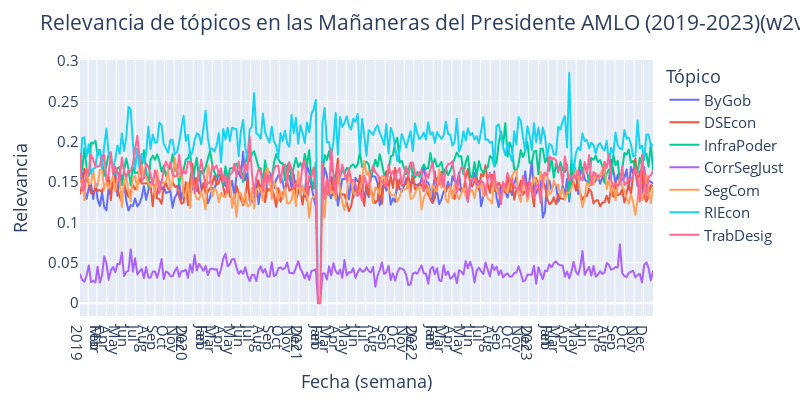

The notebook cell saved with this chart:
### Code cell
# Por ultimo la serie completa
plot_series(w2v_week_indicator,'(2019-2023)',PATH,'w2v')

### Figure 1 — Plotly figure (JSON) as saved in the notebook; plotly's stock layout.template omitted (floating-point values rounded to 4 significant figures; data arrays with more than 128 entries replaced by an {"elided": "..."} marker saying what was removed)
{"data": [{"hovertemplate": "variable=ByGob<br>Fecha=%{x|%B %d, %Y}<br>value=%{y}<extra></extra>", "legendgroup": "ByGob", "line": {"color": "#636efa", "dash": "solid"}, "marker": {"symbol": "circle"}, "mode": "lines", "name": "ByGob", "showlegend": true, "type": "scattergl", "x": {"elided": "261 str values"}, "xaxis": "x", "y": {"elided": "261 float values"}, "yaxis": "y"}, {"hovertemplate": "variable=DSEcon<br>Fecha=%{x|%B %d, %Y}<br>value=%{y}<extra></extra>", "legendgroup": "DSEcon", "line": {"color": "#EF553B", "dash": "solid"}, "marker": {"symbol": "circle"}, "mode": "lines", "name": "DSEcon", "showlegend": true, "type": "scattergl", "x": {"elided": "261 str values"}, "xaxis": "x", "y": {"elided": "261 float values"}, "yaxis": "y"}, {"hovertemplate": "variable=InfraPoder<br>Fecha=%{x|%B %d, %Y}<br>value=%{y}<extra></extra>", "legendgroup": "InfraPoder", "line": {"color": "#00cc96", "dash": "solid"}, "marker": {"symbol": "circle"}, "mode": "lines", "name": "InfraPoder", "showlegend": true, "type": "scattergl", "x": {"elided": "261 str values"}, "xaxis": "x", "y": {"elided": "261 float values"}, "yaxis": "y"}, {"hovertemplate": "variable=CorrSegJust<br>Fecha=%{x|%B %d, %Y}<br>value=%{y}<extra></extra>", "legendgroup": "CorrSegJust", "line": {"color": "#ab63fa", "dash": "solid"}, "marker": {"symbol": "circle"}, "mode": "lines", "name": "CorrSegJust", "showlegend": true, "type": "scattergl", "x": {"elided": "261 str values"}, "xaxis": "x", "y": {"elided": "261 float values"}, "yaxis": "y"}, {"hovertemplate": "variable=SegCom<br>Fecha=%{x|%B %d, %Y}<br>value=%{y}<extra></extra>", "legendgroup": "SegCom", "line": {"color": "#FFA15A", "dash": "solid"}, "marker": {"symbol": "circle"}, "mode": "lines", "name": "SegCom", "showlegend": true, "type": "scattergl", "x": {"elided": "261 str values"}, "xaxis": "x", "y": {"elided": "261 float values"}, "yaxis": "y"}, {"hovertemplate": "variable=RIEcon<br>Fecha=%{x|%B %d, %Y}<br>value=%{y}<extra></extra>", "legendgroup": "RIEcon", "line": {"color": "#19d3f3", "dash": "solid"}, "marker": {"symbol": "circle"}, "mode": "lines", "name": "RIEcon", "showlegend": true, "type": "scattergl", "x": {"elided": "261 str values"}, "xaxis": "x", "y": {"elided": "261 float values"}, "yaxis": "y"}, {"hovertemplate": "variable=TrabDesig<br>Fecha=%{x|%B %d, %Y}<br>value=%{y}<extra></extra>", "legendgroup": "TrabDesig", "line": {"color": "#FF6692", "dash": "solid"}, "marker": {"symbol": "circle"}, "mode": "lines", "name": "TrabDesig", "showlegend": true, "type": "scattergl", "x": {"elided": "261 str values"}, "xaxis": "x", "y": {"elided": "261 float values"}, "yaxis": "y"}], "layout": {"font": {"size": 15}, "height": 400, "legend": {"title": {"text": "Tópico"}, "tracegroupgap": 0}, "margin": {"t": 60}, "title": {"text": "Relevancia de tópicos en las Mañaneras del Presidente AMLO (2019-2023)(w2v)"}, "width": 800, "xaxis": {"anchor": "y", "domain": [0, 1], "dtick": "M1", "tickformat": "%b\n%Y", "title": {"text": "Fecha (semana)"}}, "yaxis": {"anchor": "x", "domain": [0, 1], "title": {"text": "Relevancia"}}}}
